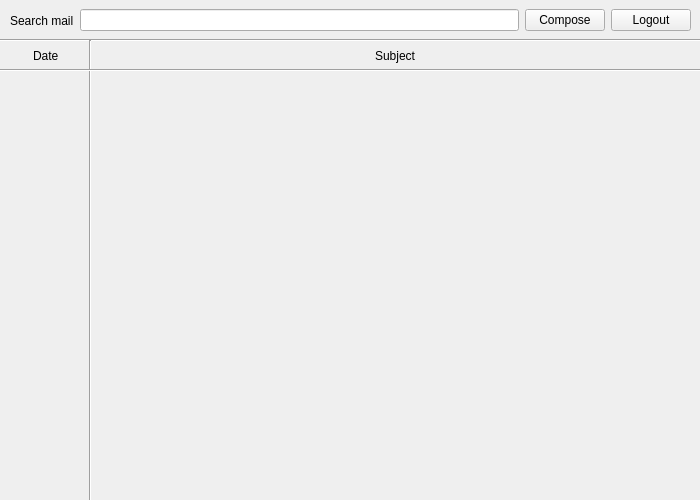
<?xml version="1.0" encoding="UTF-8"?>
<ui version="4.0">
 <class>Form</class>
 <widget class="QWidget" name="Form">
  <property name="geometry">
   <rect>
    <x>0</x>
    <y>0</y>
    <width>700</width>
    <height>500</height>
   </rect>
  </property>
  <property name="windowTitle">
   <string>Form</string>
  </property>
  <widget class="Line" name="line">
   <property name="geometry">
    <rect>
     <x>0</x>
     <y>30</y>
     <width>701</width>
     <height>20</height>
    </rect>
   </property>
   <property name="orientation">
    <enum>Qt::Horizontal</enum>
   </property>
  </widget>
  <widget class="QWidget" name="horizontalLayoutWidget">
   <property name="geometry">
    <rect>
     <x>10</x>
     <y>0</y>
     <width>681</width>
     <height>41</height>
    </rect>
   </property>
   <layout class="QHBoxLayout" name="horizontalLayout_2">
    <item>
     <layout class="QHBoxLayout" name="horizontalLayout">
      <item>
       <widget class="QLabel" name="label">
        <property name="text">
         <string>Search mail</string>
        </property>
       </widget>
      </item>
      <item>
       <widget class="QLineEdit" name="lineEdit">
        <property name="text">
         <string notr="true"/>
        </property>
       </widget>
      </item>
      <item>
       <widget class="QPushButton" name="pushButton_2">
        <property name="text">
         <string>Compose</string>
        </property>
       </widget>
      </item>
      <item>
       <widget class="QPushButton" name="pushButton">
        <property name="text">
         <string>Logout</string>
        </property>
       </widget>
      </item>
     </layout>
    </item>
   </layout>
  </widget>
  <widget class="Line" name="line_2">
   <property name="geometry">
    <rect>
     <x>80</x>
     <y>40</y>
     <width>20</width>
     <height>461</height>
    </rect>
   </property>
   <property name="orientation">
    <enum>Qt::Vertical</enum>
   </property>
  </widget>
  <widget class="Line" name="line_3">
   <property name="geometry">
    <rect>
     <x>0</x>
     <y>60</y>
     <width>701</width>
     <height>20</height>
    </rect>
   </property>
   <property name="orientation">
    <enum>Qt::Horizontal</enum>
   </property>
  </widget>
  <widget class="QWidget" name="horizontalLayoutWidget_2">
   <property name="geometry">
    <rect>
     <x>90</x>
     <y>40</y>
     <width>611</width>
     <height>31</height>
    </rect>
   </property>
   <layout class="QHBoxLayout" name="horizontalLayout_3">
    <item>
     <spacer name="horizontalSpacer_3">
      <property name="orientation">
       <enum>Qt::Horizontal</enum>
      </property>
      <property name="sizeHint" stdset="0">
       <size>
        <width>138</width>
        <height>20</height>
       </size>
      </property>
     </spacer>
    </item>
    <item>
     <widget class="QLabel" name="label_3">
      <property name="text">
       <string>Subject</string>
      </property>
     </widget>
    </item>
    <item>
     <spacer name="horizontalSpacer_4">
      <property name="orientation">
       <enum>Qt::Horizontal</enum>
      </property>
      <property name="sizeHint" stdset="0">
       <size>
        <width>138</width>
        <height>20</height>
       </size>
      </property>
     </spacer>
    </item>
   </layout>
  </widget>
  <widget class="QWidget" name="horizontalLayoutWidget_3">
   <property name="geometry">
    <rect>
     <x>0</x>
     <y>40</y>
     <width>91</width>
     <height>31</height>
    </rect>
   </property>
   <layout class="QHBoxLayout" name="horizontalLayout_4">
    <item>
     <spacer name="horizontalSpacer">
      <property name="orientation">
       <enum>Qt::Horizontal</enum>
      </property>
      <property name="sizeHint" stdset="0">
       <size>
        <width>13</width>
        <height>20</height>
       </size>
      </property>
     </spacer>
    </item>
    <item>
     <widget class="QLabel" name="label_2">
      <property name="text">
       <string>Date</string>
      </property>
     </widget>
    </item>
    <item>
     <spacer name="horizontalSpacer_2">
      <property name="orientation">
       <enum>Qt::Horizontal</enum>
      </property>
      <property name="sizeHint" stdset="0">
       <size>
        <width>13</width>
        <height>20</height>
       </size>
      </property>
     </spacer>
    </item>
   </layout>
  </widget>
 </widget>
 <resources/>
 <connections/>
</ui>
